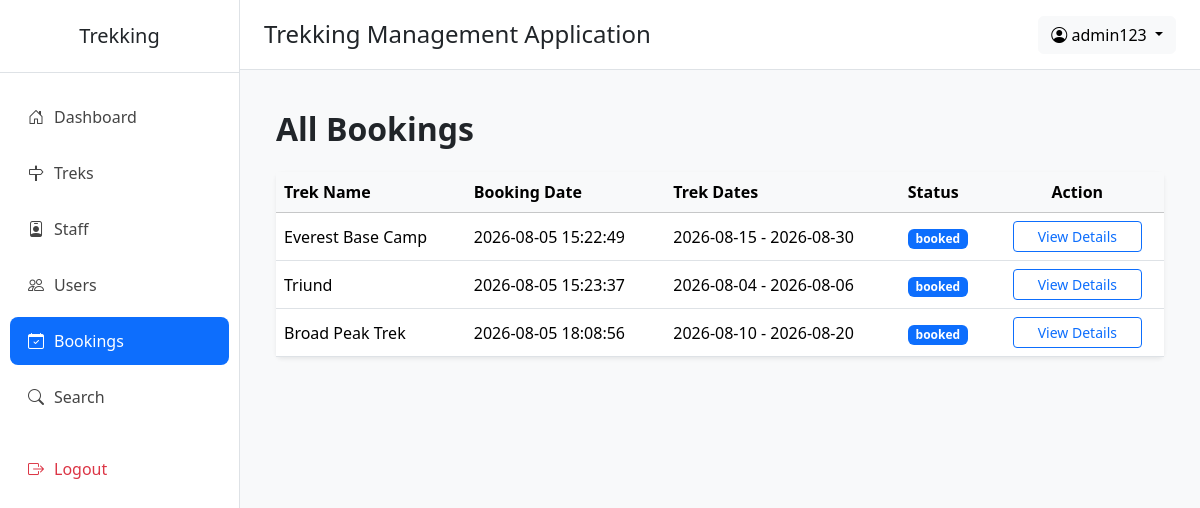
The app's page /admin/all/booking (signed in) with its own data.
### application/models.py (models this page shows)
class User(db.Model):
    __tablename__="users"
    id=db.Column(db.Integer(),primary_key=True,autoincrement=True)
    name=db.Column(db.String(),nullable=False)
    email=db.Column(db.String(),nullable=False,unique=True)
    phone=db.Column(db.String(),nullable=True)
    password=db.Column(db.String(),nullable=False)
    contact=db.Column(db.String(),nullable=True)
    role=db.Column(db.String(),default="user")       # admin | user | staff
    status=db.Column(db.String(),default="active")   # active | blacklisted | pending | rejected
    created_at=db.Column(db.DateTime(),server_default=db.func.now())
    updated_at=db.Column(db.DateTime(),server_default=db.func.now(),onupdate=db.func.now())
    staff_profile = db.relationship(
        "Staff",
        backref="user",
        uselist=False,
        foreign_keys="Staff.userid"
    )
    bookings = db.relationship(
        "Booking",
        backref="user",
        cascade="all, delete-orphan"
    )

class Booking(db.Model):
    __tablename__ = "bookings"
    id = db.Column(db.Integer(), primary_key=True)
    user_id = db.Column(db.Integer(), db.ForeignKey("users.id"), nullable=False)
    trek_id = db.Column(db.Integer(), db.ForeignKey("treks.id"), nullable=False)
    booking_date = db.Column(db.DateTime(), default=db.func.now())
    status = db.Column(db.String(20), nullable=False, default="booked")
    payment_status = db.Column(db.String(20), nullable=False, default="Pending")
    cancelled_at = db.Column(db.DateTime, nullable=True)

class Trek(db.Model):
    __tablename__="treks"
    id = db.Column(db.Integer(),primary_key=True)
    name = db.Column(db.String(),nullable=False)
    location = db.Column(db.String(),nullable=False)
    price=db.Column(db.Integer(),nullable=False)
    difficulty = db.Column(db.String(),nullable=False) # Easy | Medium | Hard
    duration_days = db.Column(db.Integer(),nullable=False)
    total_slots = db.Column(db.Integer(),nullable=False)
    avl_slots = db.Column(db.Integer(),nullable=False)
    assigned_staff_id = db.Column(db.Integer(),db.ForeignKey("staff.id"),nullable=True)
    status = db.Column(db.String(),default="open") #  open | closed | started | completed
    start_date = db.Column(db.DateTime(),nullable=False)
    end_date = db.Column(db.DateTime(),nullable=False)
    desc = db.Column(db.String(),nullable=True)
    created_by = db.Column(db.Integer(),db.ForeignKey("users.id"),nullable=False)
    created_at = db.Column(db.DateTime(),server_default=db.func.now())
    updated_at = db.Column(db.DateTime(),server_default=db.func.now(),onupdate=db.func.now())
    bookings = db.relationship(
        "Booking",
        backref="trek",
        cascade="all, delete-orphan"
    )

### application/admin_routes.py (the view)
@app.route("/admin/all/booking")
def all_booking():
    if("admin_id" not in session):
        return redirect("/login")
    this_admin=User.query.filter_by(id=session["admin_id"]).first()
    all_bookings=Booking.query.all()
    return render_template("admin/all_booking.html",all_bookings=all_bookings,this_admin=this_admin)

### templates/admin/all_booking.html (shortened to what this page needs)
{% extends "admin/base.html" %}
{% block content %}
<div class="container-fluid">
    <h2 class="fw-bold mb-4">
        All Bookings
    </h2>
    <div class="card shadow-sm border-0">
        <div class="card-body p-0">
            <table class="table table-hover align-middle mb-0">
                <thead class="table-light">
                    <tr>
                        <th>Trek Name</th>
                        <th>Booking Date</th>
                        <th>Trek Dates</th>
                        <th>Status</th>
                        <th class="text-center">Action</th>
                    </tr>
                </thead>
                <tbody>
                    {% for b in all_bookings %}
                    <tr>
                        <td>{{b.trek.name}}</td>
                        <td>{{b.booking_date}}</td>
                        <td>{{b.trek.start_date.date()}} - {{b.trek.end_date.date()}}</td>
                        <td>
                            <span class="badge bg-primary">
                                {{b.status}}
                            </span>
                        </td>
                        <td class="text-center">
                            <a href="/view_details/{{b.id}}">
                            <button class="btn btn-outline-primary btn-sm px-4">
                                View Details
                            </button>
                            </a>
                        </td>
                    </tr>
                    {% endfor %}
                </tbody>
            </table>
        </div>
    </div>
</div>
{% endblock %}

### templates/admin/base.html (shortened to what this page needs)
<!DOCTYPE html>
<html lang="en">
<head>
    <link href="https://cdn.jsdelivr.net/npm/bootstrap@5.3.8/dist/css/bootstrap.min.css" rel="stylesheet">
    <link href="https://cdn.jsdelivr.net/npm/bootstrap-icons@1.11.3/font/bootstrap-icons.css" rel="stylesheet">
</head>
<body>
<div class="d-flex">
    <div class="sidebar">
        <h5 class="text-center py-4 border-bottom">
            Trekking
        </h5>
        <ul class="nav flex-column mt-3">
            <li class="nav-item">
                <a class="nav-link {% if request.path == '/admin/dashboard' %}active{% endif %}" href="/admin/dashboard">
                    <i class="bi bi-house-door"></i>Dashboard
                </a>
            </li>
            <li class="nav-item">
                <a class="nav-link {% if '/admin/trek' in request.path %}active{% endif %}" href="/admin/treks">
                    <i class="bi bi-signpost"></i>Treks
                </a>
            </li>
            <li class="nav-item">
                <a class="nav-link {% if '/admin/staff' in request.path %}active{% endif %}" href="/admin/staff">
                    <i class="bi bi-person-badge"></i>Staff
                </a>
            </li>
            <li class="nav-item">
                <a class="nav-link {% if '/admin/users' in request.path %}active{% endif %}" href="/admin/users">
                    <i class="bi bi-people"></i>Users
                </a>
            </li>
            <li class="nav-item">
                <a class="nav-link {% if '/admin/all/booking' in request.path %}active{% endif %}" href="/admin/all/booking">
                    <i class="bi bi-calendar-check"></i>Bookings
                </a>
            </li>
            <li class="nav-item">
                <a class="nav-link {% if '/admin/search' in request.path %}active{% endif %} " href="/admin/search">
                    <i class="bi bi-search"></i>Search
                </a>
            </li>
            <li class="nav-item mt-3">
                <a class="nav-link text-danger" href="/logout">
                    <i class="bi bi-box-arrow-right"></i>Logout
                </a>
            </li>
        </ul>
    </div>
    <div class="flex-grow-1">
        <nav class="navbar topbar px-4">
            <h4 class="mb-0">
                Trekking Management Application
            </h4>
            <div class="dropdown">
                <button class="btn btn-light dropdown-toggle"
                        data-bs-toggle="dropdown">
                    <i class="bi bi-person-circle"></i>
                    {{ this_admin.name }}
                </button>
            </div>
        </nav>
        <div class="container-fluid p-4">
            {% block content %}
            {% endblock %}
        </div>
    </div>
</div>
</body>
</html>

### templates/admin/base.html (style rules this page uses)
body { background:#f8f9fa; overflow-x:hidden; }
.sidebar { width:240px; min-height:100vh; background:#fff; border-right:1px solid #dee2e6; }
.sidebar .nav-link { color:#444; padding:12px 18px; border-radius:8px; margin:4px 10px; font-weight:500; transition:.3s; }
.sidebar .nav-link:hover, .sidebar .nav-link.active { background:#0d6efd; color:white; }
.sidebar i { margin-right:10px; }
.topbar { background:#fff; border-bottom:1px solid #dee2e6; height:70px; }

### records on screen
User: name "admin123"
Booking: trek.name "Everest Base Camp", booking_date "2026-08-05 15:22:49", trek.start_date "2026-08-15", trek.end_date "2026-08-30", status "booked"
Booking: trek.name "Triund", booking_date "2026-08-05 15:23:37", trek.start_date "2026-08-04", trek.end_date "2026-08-06", status "booked"
Booking: trek.name "Broad Peak Trek", booking_date "2026-08-05 18:08:56", trek.start_date "2026-08-10", trek.end_date "2026-08-20", status "booked"
